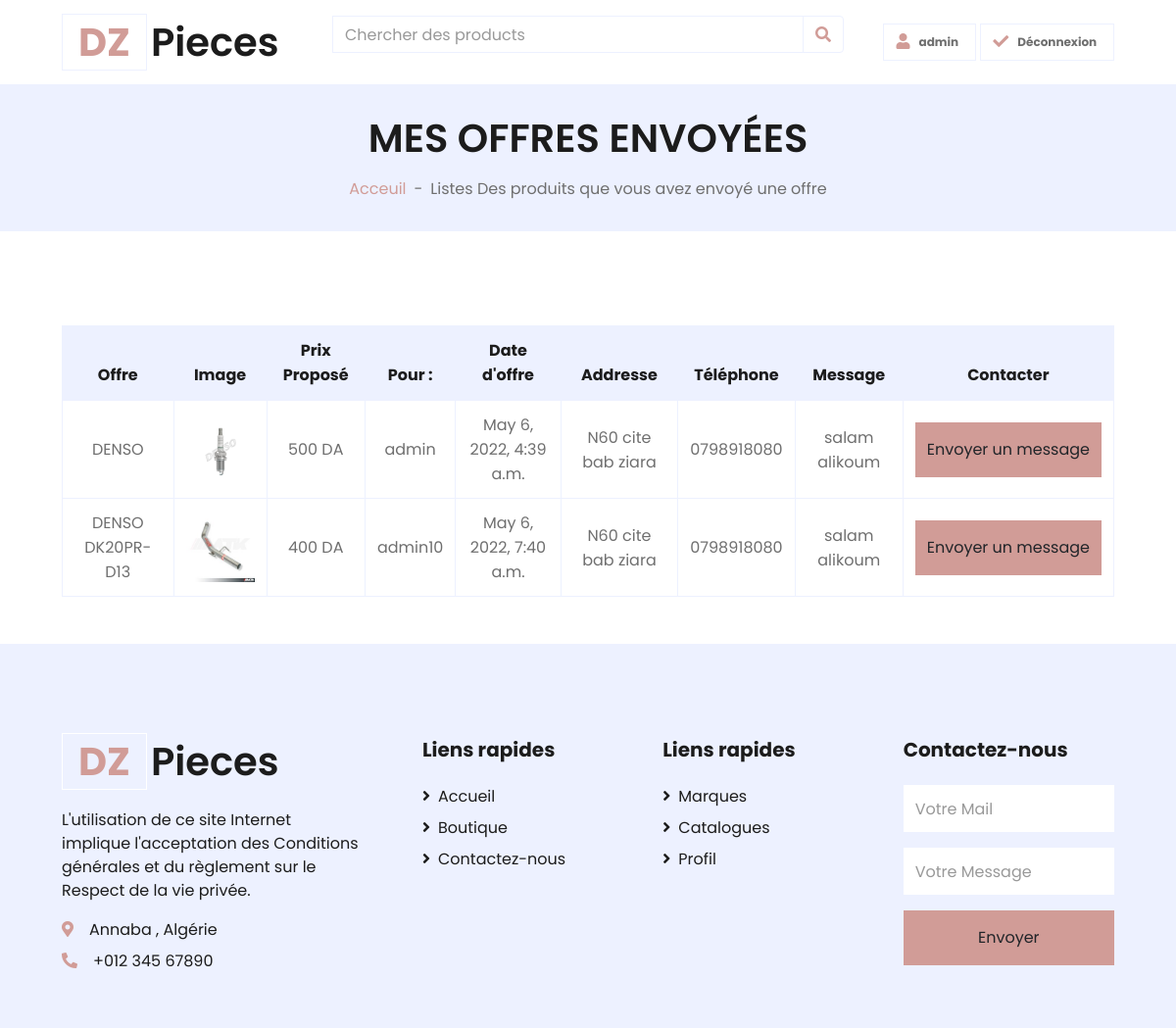
The app's page /offrepage/ (signed in), older data.
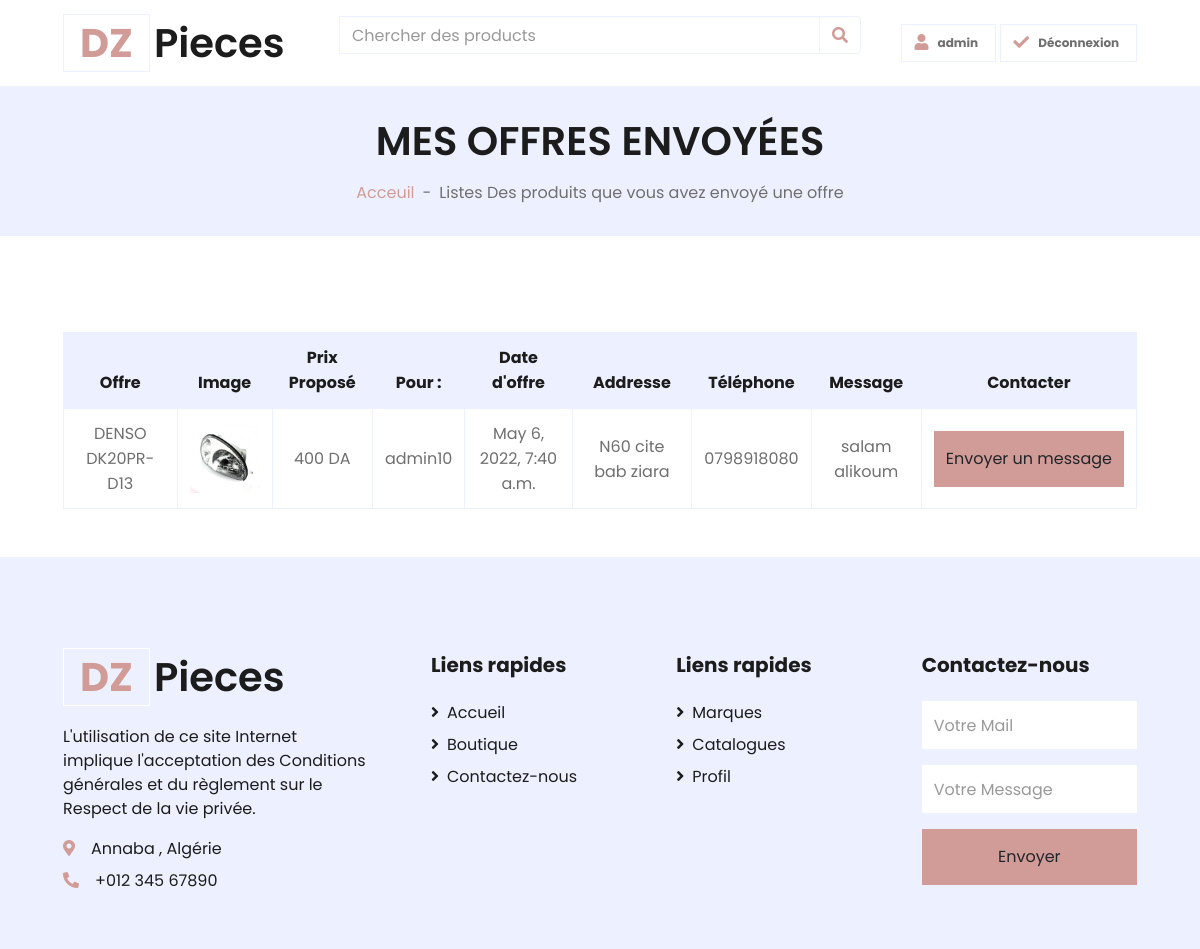
The same page, newer data.
### Shop/models.py (models this page shows, shortened)
class Offre(models.Model):
    produit = models.ForeignKey(Product ,related_name='offre', on_delete=models.CASCADE,blank=True , null=True)
    created_by = models.ForeignKey(User, related_name='user', on_delete=models.CASCADE)
    created_at = models.DateTimeField(auto_now_add=True)
    Addresse = models.CharField(max_length=500,blank=True , null=True)
    Téléphone = models.CharField(max_length=10,blank=True , null=True)
    Prix_Proposé = models.IntegerField(blank=True , null=True)
    Message = models.CharField(max_length=500,blank=True , null=True)

class Product(models.Model):
    by = models.ForeignKey('auth.user', on_delete=models.SET_NULL, null=True, blank=True, )
    name = models.CharField(max_length=200 , null=True)
    catalog = models.ForeignKey(Catalogue,null=True, blank=True,related_name='catalog',on_delete=models.CASCADE)
    brand = models.ForeignKey(Brand,null=True, blank=True,related_name='brand',on_delete=models.CASCADE)
    price = models.FloatField()
    Product_details  = models.CharField(max_length=1000 , null=True)
    Téléphone = models.CharField(max_length=200 , null=True , blank=True)
    Addresse = models.CharField(max_length=200 , null=True , blank=True)
    created_at = models.DateTimeField(auto_now_add=True)
    image =models.ImageField(null=True, blank=True,upload_to='images/')
    @property
    def imageURL (self):
        try:
            url = self.image.url
        except :
            url =''
        return url

### Shop/views.py (the view)
# urls.py: path('offrepage/', offrepage, name='offrepage'),
@login_required
def offrepage(request):
    brands = Brand.objects.all()
    product = Product.objects.all()
    offres= Offre.objects.all()
    context = {'brands' : brands,'offres': offres,'product':product}
    return render(request, 'Shop/cart.html',context)

### Shop/templates/Shop/cart.html
{% extends "Shop/Main.html" %}
{% block content %}
    <div class="container-fluid bg-secondary mb-5">
        <div class="d-flex flex-column align-items-center justify-content-center" style="min-height: 150px">
            <h1 class="font-weight-semi-bold text-uppercase mb-3">Mes Offres Envoyées </h1>
            <div class="d-inline-flex">
                <p class="m-0"><a href="">Acceuil</a></p>
                <p class="m-0 px-2">-</p>
                <p class="m-0">Listes Des produits que vous avez envoyé une offre </p>
            </div>
        </div>
    </div>
    <div class="container-fluid pt-5">
        <div class="row px-xl-5">
            <div class="col-lg-12 table-responsive ">
                <table class="table table-bordered text-center mb-0">
                    <thead class="bg-secondary text-dark">
                        <tr>
                            <th>Offre </th>
                            <th>Image</th>
                            <th>Prix Proposé </th>
                            <th>Pour :</th>
                            <th>Date d'offre</th>
                            <th>Addresse</th>
                            <th>Téléphone</th>
                            <th>Message</th>
                            <th>Contacter </th>
                        </tr>
                    </thead>
                    <tbody class="align-middle">
                    {% for offre in offres %}
                        {% if offre.created_by == request.user %}
                        <tr>
                            <td class="align-middle">{{offre.produit.name}}</td>
                            <td class="align-middle"><img src="{{offre.produit.imageURL}}" alt="" width="70" ></td>
                            <td class="align-middle">{{offre.Prix_Proposé}} DA </td>
                            <td class="align-middle">{{offre.produit.by}}  </td>
                            <td class="align-middle">{{offre.created_at}}  </td>
                            <td class="align-middle">{{offre.Addresse}}  </td>
                            <td class="align-middle">{{offre.Téléphone}}  </td>
                            <td class="align-middle">{{offre.Message}}  </td>
                            <td class="align-middle">
                                <a href="{% url 'Conversation' offre.id %}">
                                   <button class="btn btn-primary btn-block border-0 py-3" type="submit">Envoyer un message</button>
                                </a>
                            </td>
                                </tr>
                    {% endif %}
                    {% endfor%}
                    </tbody>
                </table>
            </div>
        </div>
    </div>
{% endblock%}

Row changes from the older to the newer data that the page shows:
removed Offre: produit.name "DENSO", produit.imageURL (picture), Prix_Proposé "500", produit.by "admin", created_at "May 6, 2022, 4:39 a.m.", Addresse "N60 cite bab ziara", Téléphone "0798918080", Message "salam alikoum"
changed through a linked row, Offre "N60 cite bab ziara": produit.imageURL: a different picture
